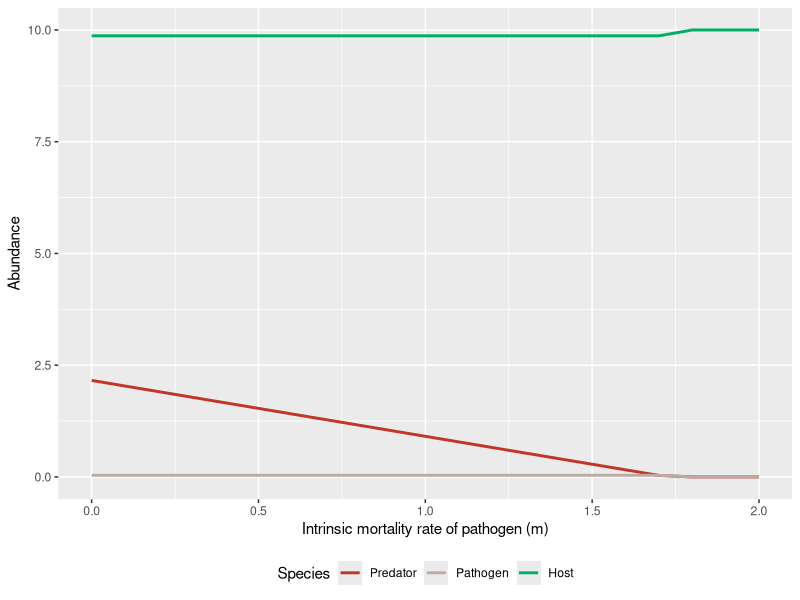
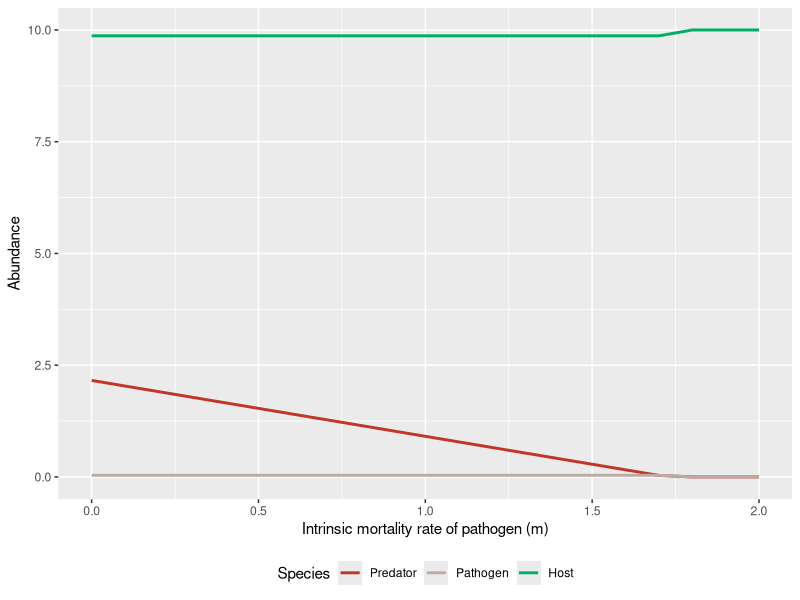

Source code (R) for these figures, in order:
library(deSolve)
library(tidyverse)
library(pracma) 

#### ODE setup----
Model <- function(times, state, parms) {
  with(as.list(c(state, parms)), {
    dH_dt = (h1 * o1 * P1 * H) - (d * H)
    dP1_dt = e1 * a1 * P1 * S - o1 * P1 * H - m1 * P1
    dS_dt = r * S * (1-S/K) - a1 * P1 * S 
    return(list(c(dH_dt, dP1_dt, dS_dt)))
  })
}

### Model parameters ----

times <- seq(0, 6000, by = 0.1)
#state <- c(H = 1, P1H = 0, P2H = 0, P1 = 2, P2 = 2, S = 5)
state <- c(H = 0.1, P1 = 0.1, S = 0.2)
#Change alpha and beta--
parms <- c(r = 1, K = 10,
           a1 = 0.35, psi1 = 1, e1 = 0.5,
           b1 = 0.2, m1 = 0.8, e1H = 0.5,
           o1 = 0.8, h1 = 1, c1 = 0.9, d = 0.03, DL = 0)

comp_out = expand.grid(m1 = seq(0, 2, by = 0.1))

#### Create saving space for simulation output----
#combine different parameters and different state variables together
comp_out <- as.data.frame(cbind(comp_out,
                                matrix(0, 
                                       nrow = dim(comp_out)[1],
                                       ###dim(data)[1] is the number of row of data; [2] is col
                                       ncol = length(state))))
names(comp_out) <- c("m1", "H", "P1", "S")


#### Simulate the ODE across the parameter space----
start_time <- Sys.time()
for(i in 1:dim(comp_out)[1]){
  
  temp_parms = parms
  temp_parms["m1"] <- comp_out[i, ]$m1
  
  temp_out <- ode(func = Model, 
                  times = times, 
                  y = state, 
                  parms = temp_parms)

  N_final <- nrow(temp_out)
  comp_out[i, 2:4] = temp_out[N_final, -1] #抓取最後一列的資料，排除時間
}
end_time <- Sys.time()
end_time - start_time


####Plot the result----

###bifurcation plot
comp_out %>%
  select(c(m1, H, P1, S, P1)) %>% #m1, H, P1, S
  #mutate(Total = P1H + P1 + H + S) %>%
  pivot_longer(names_to = "Species", values_to = "Abundance", -c(m1)) %>%
  ggplot(aes(x = m1, y = Abundance, color = Species)) +
  geom_line(lwd = 1) + 
  labs(x = "Intrinsic mortality rate of pathogen (m)", y = "Abundance", color = "Species")+
  scale_colour_manual(labels =
                        c("P1" = "Pathogen", "P1H" = expression(P[1/H]),
                          "S" = "Host", "H" = "Predator", "Total" = "Total"),
                      values = c("P1" = "#BCAAA4", "P1H" = "#82491E",
                                 "S" = "#00AF66", "H" = "#C03728", "Total" = "blue"))+
  theme(legend.position = "bottom")
#title = "With predator"
ggsave("ESJ predator.png", width = 20, height = 11, units = "cm", dpi = 800)
##Save the simulation result
#saveRDS(comp_out, "SS2")
